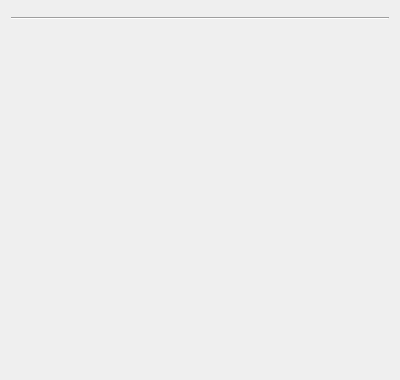
<?xml version="1.0" encoding="UTF-8"?>
<ui version="4.0">
 <class>Form</class>
 <widget class="QWidget" name="Form">
  <property name="geometry">
   <rect>
    <x>0</x>
    <y>0</y>
    <width>400</width>
    <height>380</height>
   </rect>
  </property>
  <property name="windowTitle">
   <string>Form</string>
  </property>
  <layout class="QVBoxLayout" name="verticalLayout">
   <item>
    <widget class="QWidget" name="name_desc_tags_placeholder" native="true">
     <property name="sizePolicy">
      <sizepolicy hsizetype="Preferred" vsizetype="Maximum">
       <horstretch>0</horstretch>
       <verstretch>0</verstretch>
      </sizepolicy>
     </property>
    </widget>
   </item>
   <item>
    <widget class="Line" name="line">
     <property name="orientation">
      <enum>Qt::Horizontal</enum>
     </property>
    </widget>
   </item>
   <item>
    <widget class="QWidget" name="template_page_placeholder" native="true"/>
   </item>
  </layout>
 </widget>
 <resources/>
 <connections/>
</ui>
